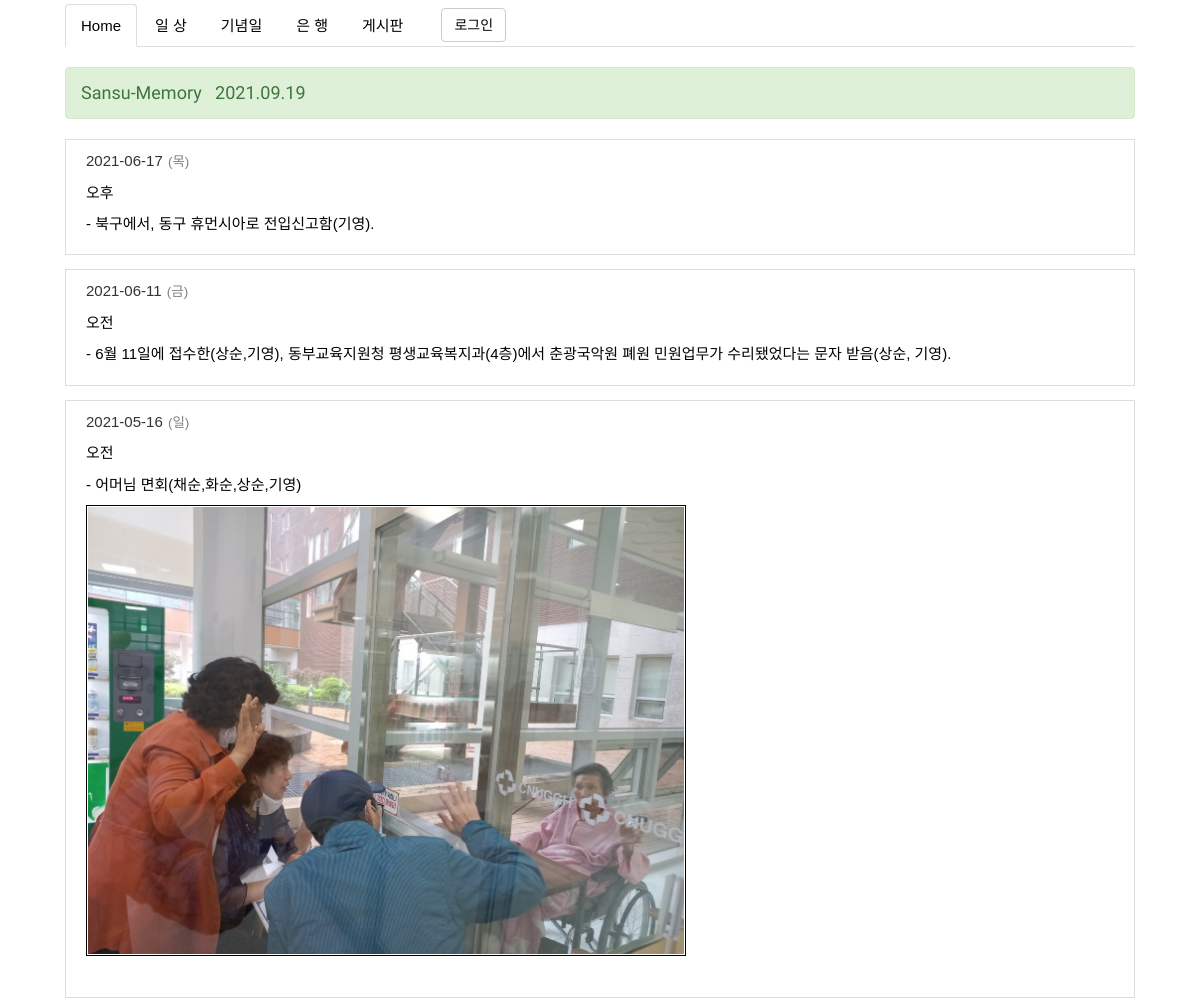
/daily_list/ (upper part), run on an earlier commit of the app's database.
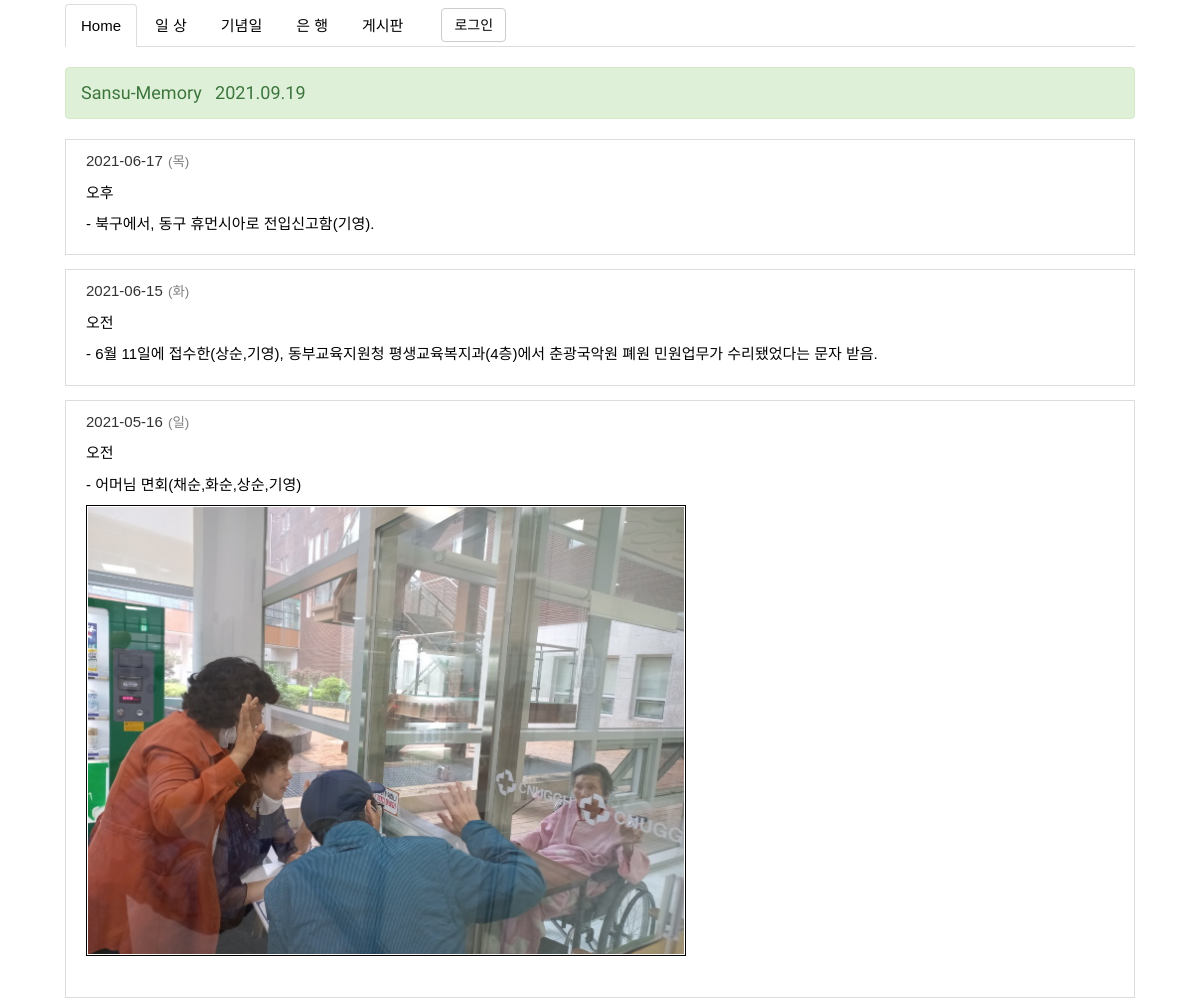
And on a later commit of the database.
### family_site/models.py (models this page shows, shortened)
class Daily(models.Model):
    daily_date = models.DateField('날자', help_text='날자입력')
    daily_day = models.CharField('요일', max_length=4, help_text='토요일 입력')
    daily_content = models.TextField('글내용', help_text='summernote 글 내용')
    daily_created_date = models.DateTimeField('생성일', default=timezone.now, help_text='생성날자')
    daily_published_date = models.DateTimeField('수정일', auto_now=True, help_text='수정날자')
    class Meta:
        ordering = ('-id',)

### family_site/views.py (the view)
# urls.py: path('daily_list/', views.DailyListView.as_view(), name='daily_list'),
class DailyListView(ListView):
    model = Daily
    template_name = 'family_site/daily/daily_list.html'

### family_site/templates/family_site/daily/daily_list.html
{% extends 'main_layout.html' %}
{% load static %}
{% block stylesheet %} {% static 'family_site/css/daily/daily_list.css' %} {% endblock stylesheet %}
{% block content1 %}
{% for i in object_list%}
<div id='daily'>
    <ul>
        <li><span>{{ i.daily_date|date:'Y-m-d' }}</span> <span>({{ i.daily_day }})</span></li>
        <li><span>{{ i.daily_content|safe }}</span></li>
    </ul>
</div>
{% endfor %}
{% endblock content1 %}

What changed in the data, as far as the page shows it:
changed Daily: daily_date "2021-06-11" → "2021-06-15"; daily_day "금" → "화"; daily_content "오전 - 6월 11일에 접수한(상순,기영), 동부교육지원청 평생교육복지과(4층)에서 춘광국악원 폐원 민원업무가 수리됐었다는 문자 받음(상순, 기영)." → "오전 - 6월 11일에 접수한(상순,기영), 동부교육지원청 평생교육복지과(4층)에서 춘광국악원 폐원 민원업무가 수리됐었다는 문자 받음."
